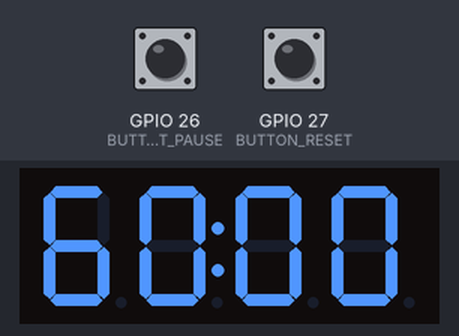
Simulated run of this sketch. Board: ESP32. Shown: 4-digit seven-segment display. Wiring (from diagram.json): TM1637 display: clock GPIO 22; DIO GPIO 23. The test bench sets the inputs (shaded band); at power-on: GPIO 26 (BUTTON_START_PAUSE) HIGH, GPIO 27 (BUTTON_RESET) HIGH.

Above: at 1.2 s.
1.3 s: GPIO 26 (BUTTON_START_PAUSE) pulled LOW for 0.15 s
At 1.6 s:
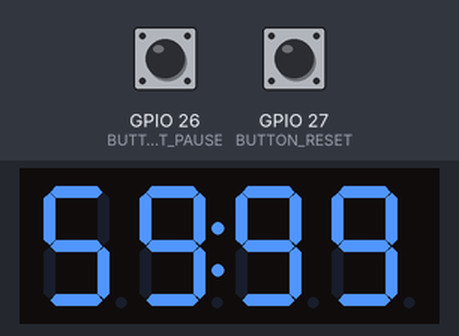
2.0 s: GPIO 27 (BUTTON_RESET) pulled LOW for 0.15 s
At 2.07 s:
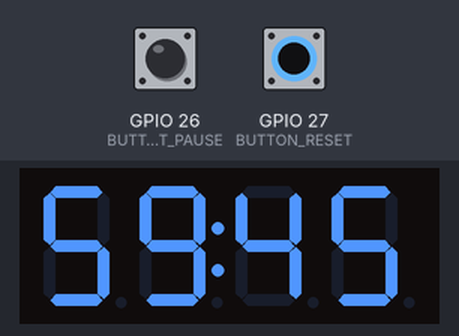
3.6 s: GPIO 26 (BUTTON_START_PAUSE) pulled LOW for 1 s
At 5.05 s:
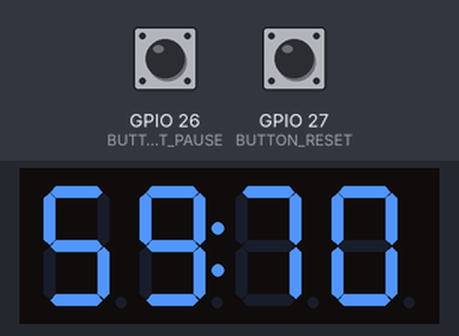
Timing chart, 0 to 6.6 s (numbered marks = the images above; inputs shaded):
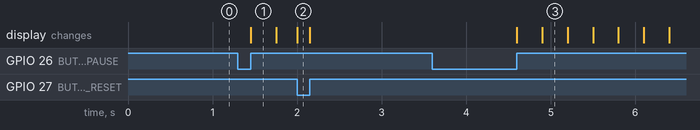

The sketch:

sketch.ino
```cpp
// ESP32 Countdown Timer with TM1637 4-Digit Display (4 wires)
#define CLK 22          // Clock pin for TM1637
#define DIO 23          // Data pin for TM1637
#define BUTTON_START_PAUSE 26 // Start/Pause button
#define BUTTON_RESET 27      // Reset button

// TM1637 commands and digits (simplified for Wokwi)
const uint8_t SEGMENTS[] = {
  0x3F, // 0
  0x06, // 1
  0x5B, // 2
  0x4F, // 3
  0x66, // 4
  0x6D, // 5
  0x7D, // 6
  0x07, // 7
  0x7F, // 8
  0x6F  // 9
};

int timerValue = 6000; // 60.00 seconds (in hundredths)
bool isRunning = false;
unsigned long lastUpdate = 0;
const int updateInterval = 10; // Update every 10ms

void setup() {
  pinMode(CLK, OUTPUT);
  pinMode(DIO, OUTPUT);
  pinMode(BUTTON_START_PAUSE, INPUT_PULLUP);
  pinMode(BUTTON_RESET, INPUT_PULLUP);

  // Initialize TM1637 (basic setup)
  digitalWrite(CLK, HIGH);
  digitalWrite(DIO, HIGH);
  delayMicroseconds(10);
  tm1637Start();
  tm1637Write(0x8F); // Set brightness (0x88-0x8F range)
  tm1637Stop();
}

void loop() {
  // Button handling
  if (digitalRead(BUTTON_START_PAUSE) == LOW) {
    delay(50); // Debounce
    if (digitalRead(BUTTON_START_PAUSE) == LOW) {
      isRunning = !isRunning;
      while (digitalRead(BUTTON_START_PAUSE) == LOW);
    }
  }
  if (digitalRead(BUTTON_RESET) == LOW) {
    delay(50); // Debounce
    if (digitalRead(BUTTON_RESET) == LOW) {
      timerValue = 6000;
      isRunning = false;
      while (digitalRead(BUTTON_RESET) == LOW);
    }
  }

  // Update timer
  if (isRunning && millis() - lastUpdate >= updateInterval) {
    if (timerValue > 0) {
      timerValue--;
    }
    lastUpdate = millis();
  }

  // Display the time
  displayTime(timerValue);
}

// TM1637 low-level functions (simplified for Wokwi)
void tm1637Start() {
  digitalWrite(DIO, HIGH);
  digitalWrite(CLK, HIGH);
  delayMicroseconds(2);
  digitalWrite(DIO, LOW);
  delayMicroseconds(2);
}

void tm1637Stop() {
  digitalWrite(CLK, LOW);
  delayMicroseconds(2);
  digitalWrite(DIO, LOW);
  delayMicroseconds(2);
  digitalWrite(CLK, HIGH);
  delayMicroseconds(2);
  digitalWrite(DIO, HIGH);
}

void tm1637Write(uint8_t data) {
  for (int i = 0; i < 8; i++) {
    digitalWrite(CLK, LOW);
    digitalWrite(DIO, (data >> i) & 1);
    delayMicroseconds(2);
    digitalWrite(CLK, HIGH);
    delayMicroseconds(2);
  }
  // ACK
  digitalWrite(CLK, LOW);
  pinMode(DIO, INPUT);
  delayMicroseconds(5);
  pinMode(DIO, OUTPUT);
  digitalWrite(CLK, HIGH);
}

void displayTime(int time) {
  int minutes = time / 100; // e.g., 6000 -> 60
  int seconds = time % 100; // e.g., 6000 -> 00
  uint8_t displayData[4];

  displayData[0] = SEGMENTS[minutes / 10]; // Tens of minutes
  displayData[1] = SEGMENTS[minutes % 10] | 0x80; // Ones of minutes + colon (bit 7)
  displayData[2] = SEGMENTS[seconds / 10]; // Tens of seconds
  displayData[3] = SEGMENTS[seconds % 10]; // Ones of seconds

  tm1637Start();
  tm1637Write(0x40); // Command to set data write mode
  tm1637Stop();

  tm1637Start();
  tm1637Write(0xC0); // Address of first digit
  for (int i = 0; i < 4; i++) {
    tm1637Write(displayData[i]);
  }
  tm1637Stop();
}
```

Measured:
- after the input at 1.3 s, the display: changes after 0.15 s (image 1)
- after the input at 3.6 s, the display: first changes after 1.0 s (image 3 shows a later state)
